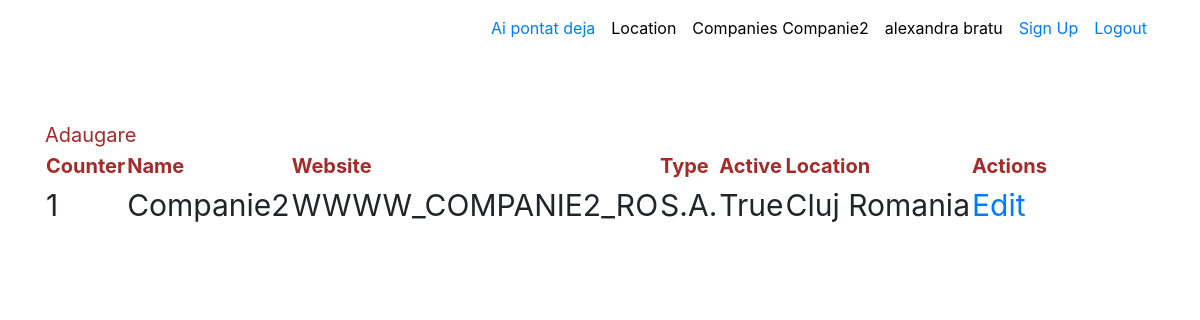
Page /companies/ (signed in) on the committed database.
### aplicatie2/models.py (models this page shows, shortened)
class Companies(models.Model):
    name = models.CharField(max_length=50)
    website = models.CharField(max_length=100)
    type = models.CharField(max_length=10, choices=companies_choices)
    active = models.BooleanField(default=True)
    location = models.ForeignKey(Location, on_delete=models.CASCADE)

### aplicatie1/models.py (models this page shows, shortened)
class Location(models.Model):
    country = models.CharField(max_length=100)
    city = models.CharField(max_length=100)
    active = models.CharField(default=1, max_length=2)

### aplicatie2/views.py (the view)
# urls.py: path('', views.HomeIndex.as_view(), name="home"),
class HomeIndex(LoginRequiredMixin, ListView):
    model = Companies
    template_name = 'aplicatie2/companies_index.html'
    def get_context_data(self, *, object_list=None, **kwargs):
        context = super(HomeIndex, self).get_context_data(**kwargs)
        context['all_companies'] = Companies.objects.filter(id=self.request.user.userextend.customer.id)
        return context

### aplicatie2/templatetags/stergere_puncte.py (called while the page is built)
@register.filter(name='stergere_puncte')
@stringfilter
def stergere_puncte(string, simbol):
    print(string)
    return string.replace('.', simbol)

### proiect/context_processors.py (called while the page is built)
def get_company_name(request):
    if request.user.is_authenticated:
        return {'customer_name': request.user.userextend.customer.name}
    else:
        return {}

def is_ready_to_word(request):
    if request.user.is_authenticated:
        if Pontaj.objects.filter(user_id=request.user.id,  end_date=None).exists() is True:
            return {'ready_to_work': False}
        return {'ready_to_work': True}
    return {}

### templates/aplicatie2/companies_index.html
{% extends 'base.html' %}
{% block content %}
    {% load static %}
    {% load stergere_puncte %}
    <br>
    <br>
    <a href="{% url 'aplicatie2:adaugare' %}" class="header_style">Adaugare</a>
    <table id="id_tabel">
        <thead class="header_style">
        <th>Counter</th>
        <th>Name</th>
        <th>Website</th>
        <th>Type</th>
        <th>Active</th>
        <th>Location</th>
        <th>Actions</th>
        </thead>
        <tbody>
        {% for item in all_companies %}
            <tr>
                <td>{{ forloop.counter }}</td>
                <td>{{ item.name }}</td>
                <td>{{ item.website|stergere_puncte:'_'|upper }}</td>
                <td>{{ item.type }}</td>
                <td>{{ item.active }}</td>
                <td>{{ item.location.city }} {{ item.location.country }}</td>
                <td><a href="{% url 'aplicatie2:modificare' item.id %}?idlocatie={{ item.location.id }}">Edit</a></td>
            </tr>
        {% endfor %}
        </tbody>
    </table>
{% endblock %}

### templates/base.html (shortened to what this page needs)
<!DOCTYPE html>
<html lang="en">
<head>
    {% load static %}
    <link rel="stylesheet" href="https://maxcdn.bootstrapcdn.com/bootstrap/4.0.0/css/bootstrap.min.css"
>
    <link href="{% static 'css/style.css' %}" rel="stylesheet">
</head>
<body class="about-us">
<nav class="navbar navbar-expand-lg fixed-top navbar-transparent nav-down" color-on-scroll="200">
    <div class="container">
        <div class="collapse navbar-collapse">
            <ul class="navbar-nav ml-auto">
                {% if request.user.is_authenticated %}
                {% if ready_to_work %}
                <li class="nav-item">
                    <a class="nav-link" href="{% url 'userprofile:pontaj' %}">
                        Pontaj Nou
                    </a>
                </li>
                {% else %}
                <li class="nav-item">
                    <a class="nav-link" href="{% url 'userprofile:stop' request.user.id %}">
                        Ai pontat deja
                    </a>
                </li>
                {% endif %}
                {% endif %}
                <li class="nav-item">
                    <a href="{% url 'aplicatie1:home' %}" class="nav-link" style="color:black">
                        Location
                    </a>
                </li>
                <li class="nav-item">
                    <a href="{% url 'aplicatie2:home' %}" class="nav-link" style="color:black">
                        Companies {{ customer_name }}
                    </a>
                </li>
                {% if request.user.is_authenticated %}
                    <li class="nav-item">
                        <a href="{% url 'userprofile:update_profile' request.user.id %}" class="nav-link"
                           style="color: black">{{ request.user.first_name }} {{ request.user.last_name }}</a>
                    </li>
                {% endif %}
                <li class="nav-item">
                    <a href="{% url 'userprofile:new_account' %}" class="nav-link">
                        Sign Up
                    </a>
                </li>
                {% if request.user.is_authenticated == True %}
                    <li class="nav-item">
                        <a href="{% url 'logout' %}" class="nav-link">
                            Logout
                        </a>
                    </li>
                {% endif %}
            </ul>
        </div>
    </div>
</nav>
<div class="page-header page-header-small">
    <div class="content-center">
        <div class="container">
        <br>
        <br>
        <br>
            {% block content %}
            {% endblock %}
        </div>
    </div>
</div>
</body>
</html>

### static/css/style.css (style rules this page uses)
.header_style { font-size: 20px; color: brown; }
#id_tabel { font-size: 30px; }

### rows in the picture
Companies: name "Companie2", website|stergere_puncte "WWWW_COMPANIE2_RO", type "S.A.", active "True", location.city "Cluj", location.country "Romania"

### other values in the picture
{{ request.user.first_name }} "alexandra"
{{ request.user.last_name }} "bratu"
